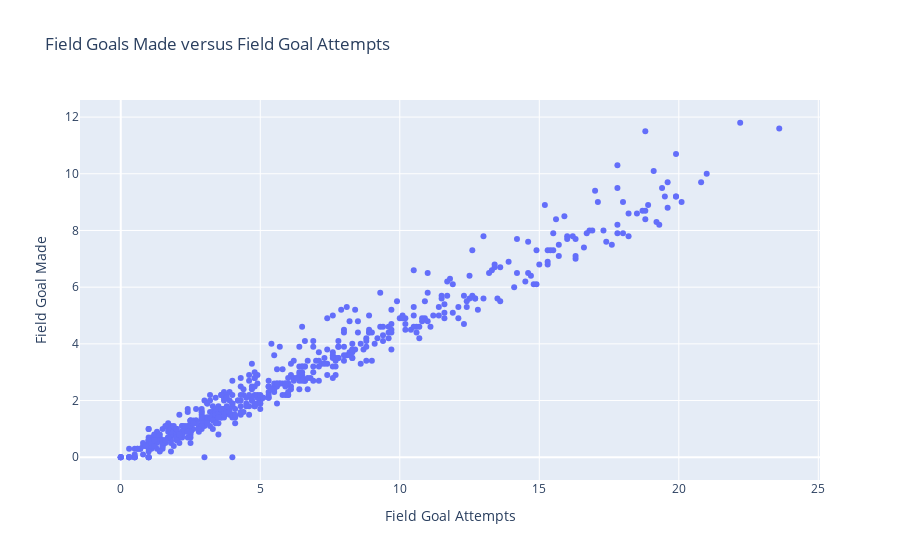

Notebook code for this chart:
### Markdown cell above
## Scatter Plots

Another way to visualize your data is using a scatter plot. We will choose two of the columns for the dataframe:

| Column Name        | Description                                              |
|--------------------|----------------------------------------------------------|
| PLAYER_ID          | Unique ID for a player                                   |
| PLAYER_NAME        | Player's full name                                       |
| NICKNAME           | Player's nickname (if applicable)                        |
| TEAM_ID            | Unique ID for the player's team                          |
| TEAM_ABBREVIATION  | Abbreviation of the player's team                        |
| AGE                | Player's age                                             |
| GP                 | Games played                                             |
| W                  | Wins                                                     |
| L                  | Losses                                                   |
| W_PCT              | Winning percentage                                       |
| MIN                | Minutes played                                           |
| FGM                | Field goals made                                         |
| FGA                | Field goals attempted                                    |
| FG_PCT             | Field goal percentage                                    |
| FG3M               | Three-point field goals made                             |
| FG3A               | Three-point field goals attempted                        |
| FG3_PCT            | Three-point field goal percentage                        |
| FTM                | Free throws made                                         |
| FTA                | Free throws attempted                                    |
| FT_PCT             | Free throw percentage                                    |
| OREB               | Offensive rebounds                                       |
| DREB               | Defensive rebounds                                       |
| REB                | Total rebounds                                           |
| AST                | Assists                                                  |
| TOV                | Turnovers                                                |
| STL                | Steals                                                   |
| BLK                | Blocks                                                   |
| BLKA               | Blocked attempts against                                 |
| PF                 | Personal fouls                                           |
| PFD                | Personal fouls drawn                                     |
| PTS                | Points scored                                            |
| PLUS_MINUS         | Plus/minus rating (player's team points scored vs. opponent's team points scored while player is on the court) |

### Code cell
px.scatter(df, x='FGA', y='FGM', title='Field Goals Made versus Field Goal Attempts', labels={'FGA':'Field Goal Attempts', 'FGM':'Field Goals Made'})

### Figure 1 — Plotly figure (JSON) as saved in the notebook; plotly's stock layout.template omitted (floating-point values rounded to 4 significant figures; data arrays with more than 128 entries replaced by an {"elided": "..."} marker saying what was removed)
{"data": [{"hovertemplate": "Field Goal Attempts=%{x}<br>Field Goal Made=%{y}<extra></extra>", "legendgroup": "", "marker": {"color": "#636efa", "symbol": "circle"}, "mode": "markers", "name": "", "orientation": "v", "showlegend": false, "type": "scatter", "x": {"elided": "566 float values"}, "xaxis": "x", "y": {"elided": "566 float values"}, "yaxis": "y"}], "layout": {"legend": {"tracegroupgap": 0}, "title": {"text": "Field Goals Made versus Field Goal Attempts"}, "xaxis": {"anchor": "y", "domain": [0, 1], "title": {"text": "Field Goal Attempts"}}, "yaxis": {"anchor": "x", "domain": [0, 1], "title": {"text": "Field Goal Made"}}}}
